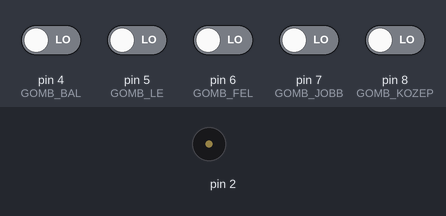
Recording of a sketch running on a simulated Arduino Uno, built with avr-gcc and run on an emulated ATmega328P. Parts: buzzer (waves = sounding). The inputs (shaded band) are chosen by the test bench; at power-on: pin 4 (GOMB_BAL), pin 5 (GOMB_LE), pin 6 (GOMB_FEL), pin 7 (GOMB_JOBB), pin 8 (GOMB_KOZEP) LOW. What the sketch prints to the serial monitor is not drawn.

Above: at 1.2 s.
1.3 s: pin 4 (GOMB_BAL) driven HIGH
At 1.8 s:
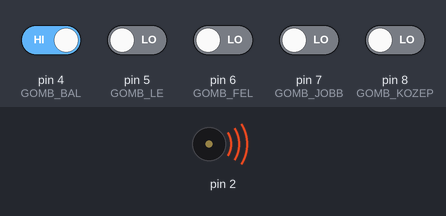
Timing chart, 0 to 4.3 s (numbered marks = the images above; inputs shaded):
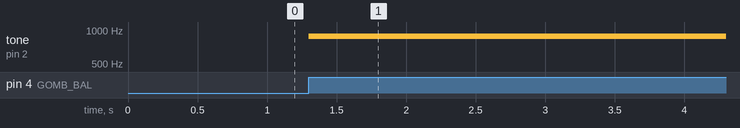

The sketch:

kam.ino
```cpp
#define GOMB_KOZEP 8
#define GOMB_FEL  6
#define GOMB_LE    5
#define GOMB_JOBB  7
#define GOMB_BAL   4
void setup() {
  pinMode (GOMB_KOZEP,  INPUT);
    pinMode (GOMB_FEL,  INPUT);
      pinMode (GOMB_LE,  INPUT);
        pinMode (GOMB_JOBB,  INPUT);
          pinMode (GOMB_BAL,  INPUT);
  Serial.begin(9600);
  Serial.print("BOSS");
  Serial.println("Kende");


}

void loop() {
          if (digitalRead(GOMB_KOZEP))

  {
    tone(2, 2000, 200);
  }
            if (digitalRead(GOMB_FEL))

  {
    tone(2, 1000, 200);
  }
            if (digitalRead(GOMB_LE))

  {
    tone(2, 3000, 200);
  }
            if (digitalRead(GOMB_JOBB))

  {
    tone(2, 500, 200);
  }
            if (digitalRead(GOMB_BAL))

  {
    tone(2, 880, 200);
  }
}
```

Measured:
- after the input at 1.3 s, tone on pin 2: silent → 880 Hz at once
